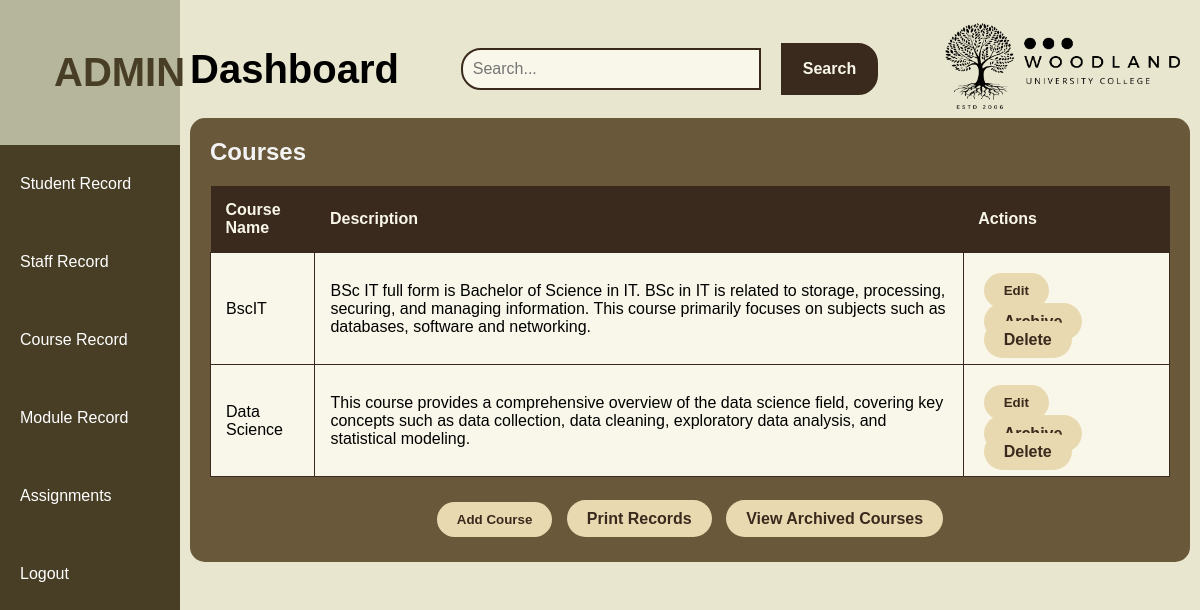
The app's page /websites/default/public/admin/course_record.php with its own data.
### tables this page shows
CREATE TABLE `courses` (
  `id` int(11) NOT NULL AUTO_INCREMENT,
  `course_name` varchar(100) NOT NULL,
  `description` text DEFAULT NULL,
  `is_archived` tinyint(1) DEFAULT 0,
  PRIMARY KEY (`id`)
);

### websites/default/public/admin/course_record.php (the view, shortened to what this page needs)
<?php
$db = new DatabaseConnection();
$conn = $db->getConnection();
$query = "SELECT * FROM courses WHERE is_archived = 0";
$stmt = $conn->prepare($query);
$stmt->execute();
$courses = $stmt->fetchAll(PDO::FETCH_ASSOC);
$content = '
    <div class="table-container">
        <h1 class="table-title">Courses</h1>
        <table>
            <tr>
                <th>Course Name</th>
                <th>Description</th>
                <th>Actions</th>
            </tr>';
foreach ($courses as $row) {
    $content .= '
            <tr>
                <td>' . htmlspecialchars($row['course_name']) . '</td>
                <td>' . htmlspecialchars($row['description']) . '</td>
                <td>
                    <button class="button" onclick="openEditDialog(' . htmlspecialchars($row['id']) . ')">Edit</button>
                    <a class="button" href="course_record.php?archive=' . htmlspecialchars($row['id']) . '">Archive</a>
                    <a class="button" href="course_record.php?delete=' . htmlspecialchars($row['id']) . '">Delete</a>
                </td>
            </tr>';
}
$content .= '
        </table>
        <div class="button-group">
            <button id="addCourseBtn" class="button">Add Course</button>
            <a href="printcourse.php" class="button">Print Records</a>
            <a href="archivedcourses.php" class="button">View Archived Courses</a>
        </div>
    </div>
    <script>
        var addModal = document.getElementById("addCourseDialog");
        var editModal = document.getElementById("editCourseDialog");
        var addBtn = document.getElementById("addCourseBtn");
        var closeAdd = document.getElementsByClassName("close")[0];
        var closeEdit = document.getElementsByClassName("close")[1];
        addBtn.onclick = function() {
            addModal.style.display = "block";
        }
        closeAdd.onclick = function() {
            addModal.style.display = "none";
        }
        closeEdit.onclick = function() {
            editModal.style.display = "none";
        }
        window.onclick = function(event) {
            if (event.target == addModal) {
                addModal.style.display = "none";
            }
            if (event.target == editModal) {
                editModal.style.display = "none";
            }
        }
        function openEditDialog(id) {
            var xhr = new XMLHttpRequest();
            xhr.open("GET", "fetch_course.php?id=" + id, true);
            xhr.onload = function() {
                if (xhr.status === 200) {
                    var course = JSON.parse(xhr.responseText);
                    document.getElementById("editCourseId").value = course.id;
                    document.getElementById("editCourseName").value = course.course_name;
                    document.getElementById("editDescription").value = course.description;
                    editModal.style.display = "block";
                }
            };
            xhr.send();
        }
    </script>';
include 'admin_layout.php';
?>

### websites/default/public/stylee.css (style rules this page uses)
* { box-sizing: border-box; margin: 0; padding: 0; }
li, a { font-family: "Montserrat", sans-serif; font-weight: 500; font-size: 16px; color: #333333; text-decoration: none; }
button { font-weight: 700; font-style: normal; color: rgb(213, 206, 163); font-kerning: none; text-decoration: none; }
button { padding: 9px 25px; background-color:rgb(26,18,11); border: none; border-radius: 50px; cursor: pointer; transition: all 0.3s ease 0s; margin-left: 20px; }
body { font-family: Arial, sans-serif; margin: 0; padding: 0; }
.admin-body { margin: 0; font-family: Arial, sans-serif; background-color: #eee; }
.table-container { width: 100%; padding: 20px; background-color: #695839; border-radius: 15px; }
.table-title { font-size: 24px; font-weight: bold; margin-bottom: 20px; color: #f3f3f3; }
table { border-radius: 20px; width: 100%; border-collapse: collapse; }
th { background-color: #3A2A1D; color: #F9F7E9; padding: 15px; text-align: left; }
td { background-color: #F9F7E9; padding: 15px; border: 1px solid #3A2A1D; text-align: left; }
td a { color: #3A2A1D; text-decoration: none; font-weight: bold; margin-right: 10px; }
.button-group { margin-top: 20px; text-align: center; }
.button { background-color: #E9D9B1; color: #3A2A1D; padding: 10px 20px; margin: 5px; border-radius: 20px; text-decoration: none; font-weight: bold; }

### records on screen
courses: course_name "BscIT", description "BSc IT full form is Bachelor of Science in IT. BSc in IT is related to storage, processing, securing, and managing information. This course primarily focuses on subjects such as databases, software and networking."
courses: course_name "Data Science", description "This course provides a comprehensive overview of the data science field, covering key concepts such as data collection, data cleaning, exploratory data analysis, and statistical modeling."

### other values on screen
$pageTitle "Dashboard"
